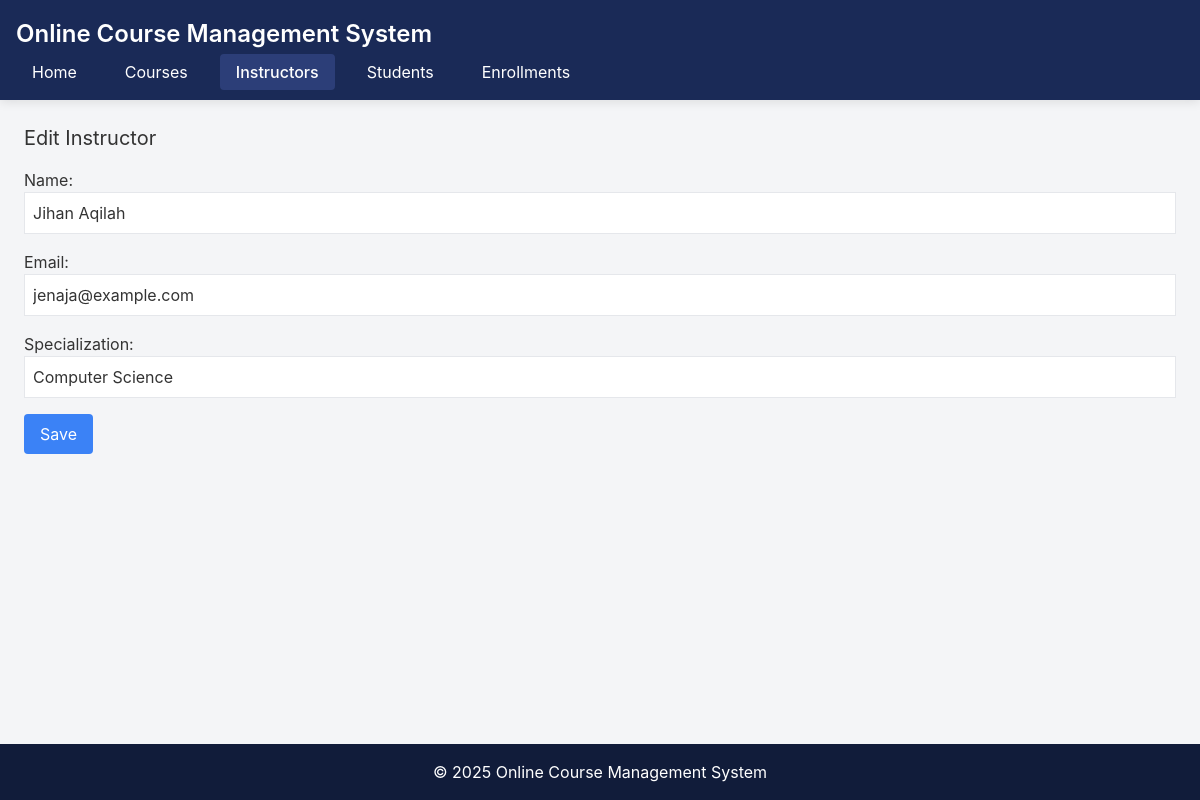
/index.php?entity=instructor&action=edit&id=1, run on the app's committed database.
### tables this page shows
CREATE TABLE instructor (
    id INT AUTO_INCREMENT PRIMARY KEY,
    name VARCHAR(100) NOT NULL,
    email VARCHAR(100) NOT NULL,
    specialization VARCHAR(100) NOT NULL
);

### model/Instructor.php (called while the page is built, shortened)
<?php
require_once 'config/Database.php';
class Instructor {
    private $conn;
    private $table = 'instructor';
    public function __construct() {
        $database = new Database();
        $this->conn = $database->getConnection();
    }
    public function getById($id) {
        $query = "SELECT * FROM " . $this->table . " WHERE id = :id";
        $stmt = $this->conn->prepare($query);
        $stmt->bindParam(':id', $id);
        $stmt->execute();
        return $stmt->fetch(PDO::FETCH_ASSOC);
    }
}
?>

### config/Database.php (called while the page is built, shortened)
<?php
class Database {
    private $host = "localhost";
    private $username = "root";
    private $password = "";
    private $database = "courses";
    public function getConnection() {
        $this->conn = null;
        try {
            $this->conn = new PDO("mysql:host=" . $this->host . ";dbname=" . $this->database, $this->username, $this->password);
            $this->conn->setAttribute(PDO::ATTR_ERRMODE, PDO::ERRMODE_EXCEPTION);
        } catch(PDOException $e) {
            echo "Connection error: " . $e->getMessage();
        }
        return $this->conn;
    }
}
?>

### viewmodel/InstructorViewModel.php (called while the page is built, shortened)
<?php
require_once 'model/Instructor.php';
class InstructorViewModel {
    private $instructor;
    public function __construct() {
        $this->instructor = new Instructor();
    }
    public function getInstructorById($id) {
        return $this->instructor->getById($id);
    }
}
?>

### views/instructor_form.php (the view)
<?php
require_once 'views/template/header.php';
?>
<h2 class="text-xl mb-4"><?php echo isset($instructor) ? 'Edit Instructor' : 'Add Instructor'; ?></h2>
<form action="index.php?entity=instructor&action=<?php echo isset($instructor) ? 'update&id=' . $instructor['id'] : 'save'; ?>" method="POST" class="space-y-4">
    <div>
        <label class="block">Name:</label>
        <input type="text" name="name" value="<?php echo isset($instructor) ? $instructor['name'] : ''; ?>" class="border p-2 w-full" required>
    </div>
    <div>
        <label class="block">Email:</label>
        <input type="email" name="email" value="<?php echo isset($instructor) ? $instructor['email'] : ''; ?>" class="border p-2 w-full" required>
    </div>
    <div>
        <label class="block">Specialization:</label>
        <input type="text" name="specialization" value="<?php echo isset($instructor) ? $instructor['specialization'] : ''; ?>" class="border p-2 w-full" required>
    </div>
    <button type="submit" class="bg-blue-500 text-white px-4 py-2 rounded">Save</button>
</form>
<?php
require_once 'views/template/footer.php';
?>

### assets/css/style.css (style rules this page uses)
:root { --navy: #1a2a57; --navy-dark: #111c3a; --navy-light: #2c3e78; --gray-light: #f4f5f7; --gray-medium: #d1d5db; --gray-dark: #4b5563; --accent: #6366f1; }
body { font-family: 'Inter', system-ui, -apple-system, sans-serif; background-color: var(--gray-light); color: #333; margin: 0; padding: 0; min-height: 100vh; display: flex; flex-direction: column; }
.mb-4 { margin-bottom: 1rem; }

### data on the page
instructor: name "Jihan Aqilah", email "jenaja@example.com", specialization "Computer Science"
